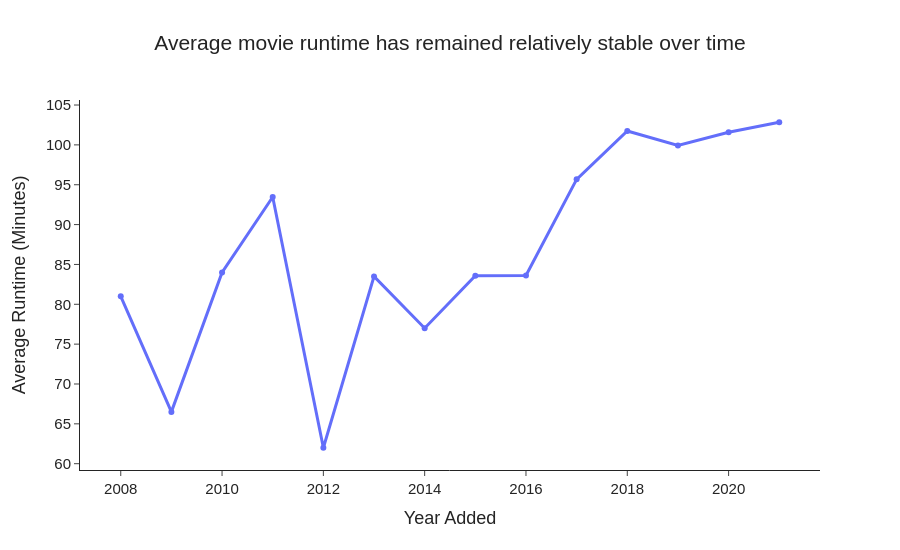

The notebook cell saved with this chart:
### Code cell
fig = px.line(
    movie_runtime_year,
    x="added_year",
    y="Average Runtime",
    markers=True,
    title="Average movie runtime has remained relatively stable over time",
    labels={
        "added_year": "Year Added",
        "Average Runtime": "Average Runtime (Minutes)"
    }
)

fig.update_traces(line=dict(width=3))

fig.update_layout(
    template="simple_white",
    title_x=0.5,
    width=900,
    height=550,
    font=dict(
        family="Arial",
        size=15
    )
)

fig.show()

### Figure 1 — Plotly figure (JSON) as saved in the notebook; plotly's stock layout.template omitted (floating-point values rounded to 4 significant figures)
{"data": [{"hovertemplate": "Year Added=%{x}<br>Average Runtime (Minutes)=%{y}<extra></extra>", "legendgroup": "", "line": {"color": "#636efa", "dash": "solid", "width": 3}, "marker": {"symbol": "circle"}, "mode": "lines+markers", "name": "", "orientation": "v", "showlegend": false, "type": "scatter", "x": [2008.0, 2009.0, 2010.0, 2011.0, 2012.0, 2013.0, 2014.0, 2015.0, 2016.0, 2017.0, 2018.0, 2019.0, 2020.0, 2021.0], "xaxis": "x", "y": [81.0, 66.5, 84.0, 93.46, 62.0, 83.5, 77.0, 83.57, 83.61, 95.68, 101.7, 99.92, 101.6, 102.8], "yaxis": "y"}], "layout": {"font": {"family": "Arial", "size": 15}, "height": 550, "legend": {"tracegroupgap": 0}, "title": {"text": "Average movie runtime has remained relatively stable over time", "x": 0.5}, "width": 900, "xaxis": {"anchor": "y", "domain": [0, 1], "title": {"text": "Year Added"}}, "yaxis": {"anchor": "x", "domain": [0, 1], "title": {"text": "Average Runtime (Minutes)"}}}}
